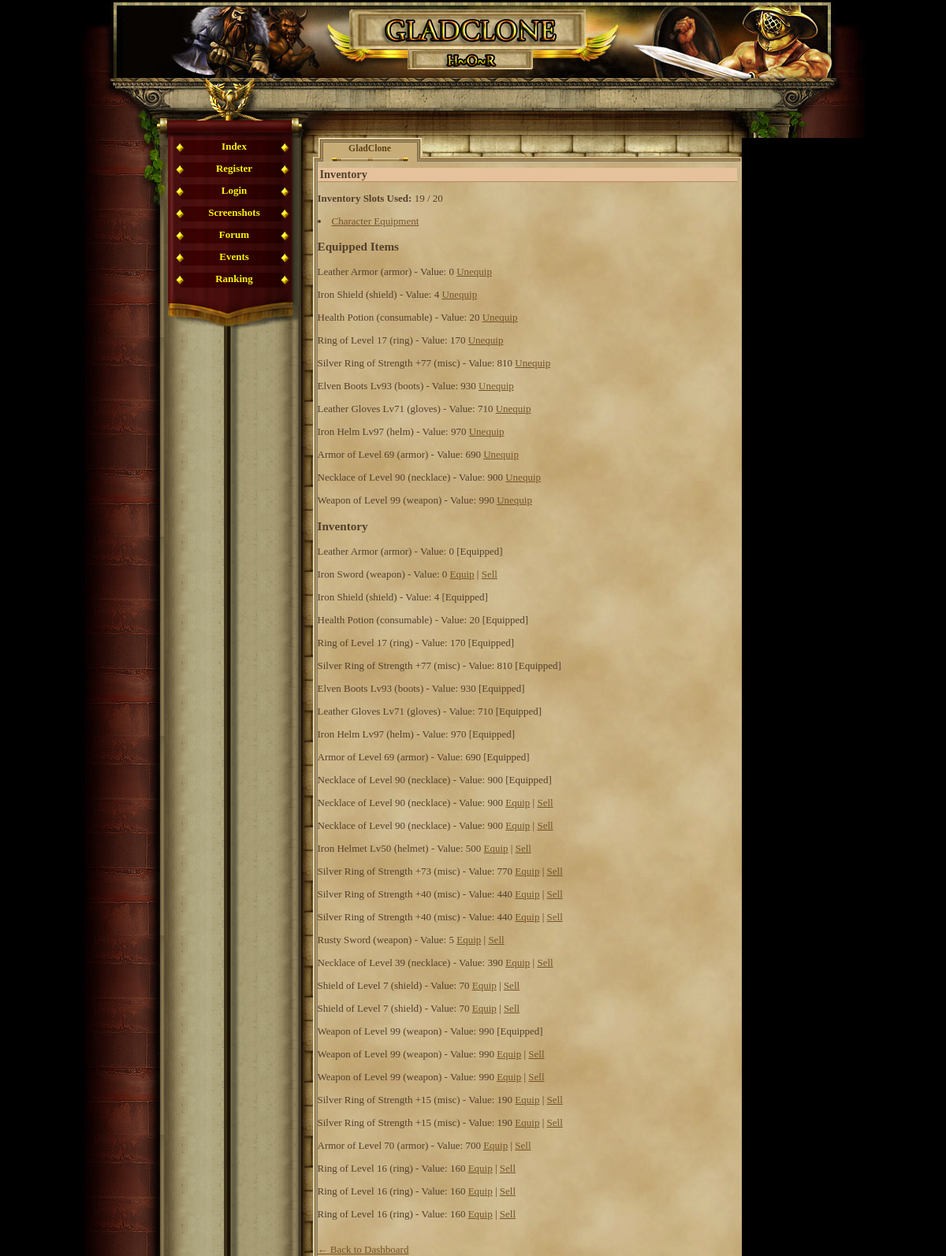
Before: /inventory.php (signed in) with the older database file.
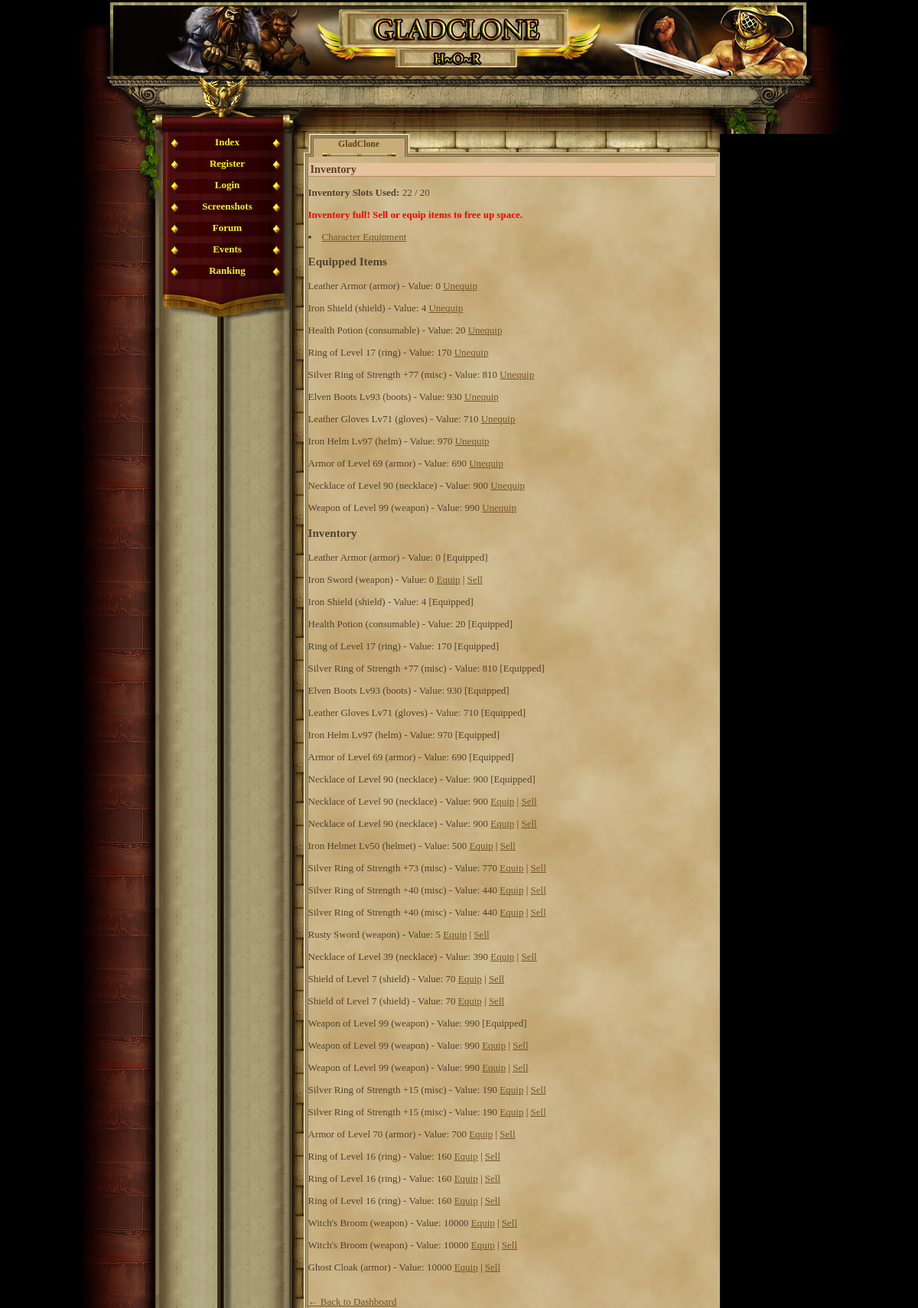
After: the same page with the newer database file.
### tables this page shows
CREATE TABLE `player_items` (
  `id` int(11) NOT NULL AUTO_INCREMENT,
  `player_id` int(11) NOT NULL,
  `item_id` int(11) NOT NULL,
  `quantity` int(11) NOT NULL DEFAULT '1',
  `equipped` tinyint(1) NOT NULL DEFAULT '0',
  `position` int(11) NOT NULL DEFAULT '0',
  PRIMARY KEY (`id`),
  KEY `player_id` (`player_id`),
  KEY `item_id` (`item_id`),
  CONSTRAINT `player_items_ibfk_1` FOREIGN KEY (`player_id`) REFERENCES `gracze` (`id`),
  CONSTRAINT `player_items_ibfk_2` FOREIGN KEY (`item_id`) REFERENCES `items` (`id`)
);

CREATE TABLE `items` (
  `id` int(11) NOT NULL AUTO_INCREMENT,
  `name` varchar(50) NOT NULL,
  `description` text,
  `type` varchar(20) NOT NULL,
  `attack_bonus` int(11) DEFAULT '0',
  `defense_bonus` int(11) DEFAULT '0',
  `sell_value` int(11) NOT NULL DEFAULT '10',
  `value` int(11) NOT NULL DEFAULT '0',
  `price` int(11) NOT NULL DEFAULT '0',
  `image` varchar(255) DEFAULT 'default.png',
  `slot` varchar(20) NOT NULL DEFAULT 'misc',
  `dex_bonus` int(11) DEFAULT '0',
  `level_required` int(11) DEFAULT '1',
  PRIMARY KEY (`id`)
);

### inventory.php (the view, shortened to what this page needs)
<?php
require_once('var/ustawienia.php');
require_once('gora_strony.php');
require_once('menu_l.php');
$player_id = $_SESSION['id'];
$max_inventory_slots = 20;
$count_query = $conn->prepare("SELECT COUNT(*) FROM player_items WHERE player_id = ? AND equipped = 0");
$count_query->bind_param("i", $player_id);
$count_query->execute();
$count_query->bind_result($inventory_count);
$inventory_full = $inventory_count >= $max_inventory_slots;
?>
<h2>Inventory</h2>
<p><strong>Inventory Slots Used:</strong> <?= $inventory_count ?> / <?= $max_inventory_slots ?></p>
<?php if ($inventory_full): ?>
    <p style="color: red;"><strong>Inventory full! Sell or equip items to free up space.</strong></p>
<?php endif; ?>
<li><a href='character_equipment.php'>Character Equipment</a></li>
<?php
echo "<h3>Equipped Items</h3>";
$equipped_query = $conn->prepare("
    SELECT pi.id as player_item_id, i.name, i.type, i.value
    FROM player_items pi
    JOIN items i ON pi.item_id = i.id
    WHERE pi.player_id = ? AND pi.equipped = 1
");
$equipped_query->bind_param("i", $player_id);
$equipped_query->execute();
$equipped_result = $equipped_query->get_result();
if ($equipped_result->num_rows > 0) {
    while ($item = $equipped_result->fetch_assoc()) {
        echo "<p>{$item['name']} ({$item['type']}) - Value: {$item['value']}
            <a href='unequip_item.php?id={$item['player_item_id']}'>Unequip</a></p>";
    }
} else {
    echo "<p>No items equipped.</p>";
}
echo "<h3>Inventory</h3>";
$inv_query = $conn->prepare("
    SELECT pi.id as player_item_id, i.name, i.type, i.value, pi.equipped
    FROM player_items pi
    JOIN items i ON pi.item_id = i.id
    WHERE pi.player_id = ?
");
$inv_query->bind_param("i", $player_id);
$inv_query->execute();
$inv_result = $inv_query->get_result();
if ($inv_result->num_rows > 0) {
    while ($item = $inv_result->fetch_assoc()) {
        echo "<p>{$item['name']} ({$item['type']}) - Value: {$item['value']} ";
        if ($item['equipped']) {
            echo "[Equipped]";
        } else {
            echo "<a href='inventory.php?equip={$item['player_item_id']}'>Equip</a> | ";
            echo "<a href='sell_item.php?id={$item['player_item_id']}' onclick=\"return confirm('Sell this item?');\">Sell</a>";
        }
        echo "</p>";
    }
} else {
    echo "<p>No items in inventory.</p>";
}
?>
<br><a href="index.php">← Back to Dashboard</a>

### gora_strony.php (shortened to what this page needs)
<html>
	<head>
				<link href="game_05.css" rel="stylesheet" type="text/css" media="screen" />				<style type=text/css></style>
	</head>
<body ><div id="container">
	<div id="header"></div>
	<div id="charvalues_leer">
		<div style="position:relative; left:380px; top:22px; width:500px; height:45px;">
			<div style="position:absolute; width:150px; height:45px; left:0px; top:0px;">
			</div>
			<div style="position:absolute; width:150px; height:45px; left:153px;">
			</div>
			<div style="position:absolute; width:150px; height:45px; left:298px;">
			</div>
		</div>
	</div>
	<div id="main">
		<table cellspacing="0" cellpadding="0" height="100%" border="0">
			<tr height="100%">
				<td height="100%" valign="top" id="leftblock_middle">
					<div id="leftblock_top"></div>
				</td>

### menu_l.php
<?php
         if(empty($_SESSION['user'])){
             echo '
              <td valign="top" id="mainmenu">
                 <a class = "menuitem_aktive" href="index.php" title="Index" target="_self">Index</a>
                 <a class = "menuitem_aktive" href="rejestracja.php" title="Register" target="_self">Register</a>
                 <a class = "menuitem_aktive" href="logowanie.php" title="Login" target="_self">Login</a>
                 <a class = "menuitem_aktive" href="screenshot.php" title="Screenshots" target="_self">Screenshots</a>
                 <a class = "menuitem_aktive" href="" title="Forum" target="_self">Forum</a>
                 <a class = "menuitem_aktive" href="" title="Events" target="_self">Events</a>
                 <a class = "menuitem_aktive" href="ranking2.php" title="Ranking" target="_self">Ranking</a>
             ';
         } else {
             echo '              <td valign="top" id="mainmenu">
                 <a class = "menuitem_aktive" href="konto.php" title="User" target="_self">User</a>
			 ';
         }
        ?>
          	<div id="menufooter"></div>
				</td>
				<td id="contentBox" valign="top">
					<table cellspacing="0" cellpadding="0" height="100%" width="100%" border="0">
						<tr style="height:30px;">
							<td id="corner1"></td>
							<td><div class="tab_aktive" ><span>GladClone</span></div>
							<div class="tab_empty" style="background-image:url(img/interface/reiter_c2.jpg);"></div>
							<div class="tab_empty" style="background-image:url(img/interface/reiter_c3.jpg);"></div>
						      <div class="tab_empty" style="background-image:url(img/interface/reiter_c4.jpg);"></div></td>
							<td id="corner2"></td>
						</tr>
						<tr style="height:100%;">
							<td class="border_left"></td>
							<td id="content">

### game_05.css (style rules this page uses)
body, html { margin: 0; padding: 0; font-family:"Palatino Linotype", "Times New Roman", Times, serif; text-align: center; color: #513F2C; background-color: #000; font-size:16px; }
table { font-size:13px; }
h2 { text-align:left; border-bottom:1px solid #b28b60; color:#513F2C; background-color:#e6c29c; margin:8px 0px 0px 0px; padding-left:3px; font-size:1.1em; }
#container { margin: auto; width: 999px; height: 100%; text-align: left; }
#header { margin-top:3px; height: 96px; background-image:url(img/interface/header.jpg); }
#charvalues_leer { height: 76px; background-image:url(img/interface/statusbalken_leer.jpg); }
#main { width: 999px; height:710px; text-align: left; }
a { -moz-user-focus: none; -moz-outline: none; outline: none; }
#leftblock_top { background-image:url(img/interface/pflanze_l.jpg); width:112px; height:135px; }
#leftblock_middle { width:112px; background-image:url(img/interface/bg_l_b.jpg); background-repeat: repeat-y; }
#mainmenu { background-image:url(img/interface/wand_bg_2.jpg); background-repeat:repeat-y; height:100%; }
.menuitem_aktive { display:block; text-align:center; background-image:url(img/interface/navi_b.jpg); width:169px; height:25px; color: #FAF311; text-decoration: none; padding-top:3px; font-weight:bold; }
#menufooter { background-image:url(img/interface/navi_abschluss.jpg); width:169px; height:51px; }
#contentBox { width:559px; height:100%; background-image:url(img/interface/papierus.jpg); background-repeat:repeat; }
#content { height:560px; vertical-align:top; }
#content a { color:#735227; }
#corner1 { background-image:url(img/interface/papier_ecke_l.jpg); width:21px; height:30px; }
#corner2 { background-image:url(img/interface/papier_ecke_r.jpg); width:6px; height:30px; }
.border_left { background-image:url(img/interface/papier_rahmen_l.jpg); background-repeat:repeat-y; }
.tab_empty { text-align:center; float:left; background-position:top left; background-repeat:no-repeat; height: 30px; width: 133px; }
.tab_aktive { text-align:center; float:left; background-image:url(img/interface/reiter_a.jpg); background-position:top left; background-repeat:no-repeat; height: 30px; width: 133px; }
.tab_aktive span { position: relative; top:7px; color: #5A4317; font-size:0.9em; text-decoration: none; font-weight:bold; }

Changed rows visible on the page:
added player_items: item.name "Witch's Broom", item.type "weapon", item.value "10000", shown under "Inventory"
added player_items: item.name "Witch's Broom", item.type "weapon", item.value "10000", shown under "Inventory"
added player_items: item.name "Ghost Cloak", item.type "armor", item.value "10000", shown under "Inventory"
Other visible differences:
$inventory_count: "19" → "22"
text now shown: "Inventory full! Sell or equip items to free up space."
